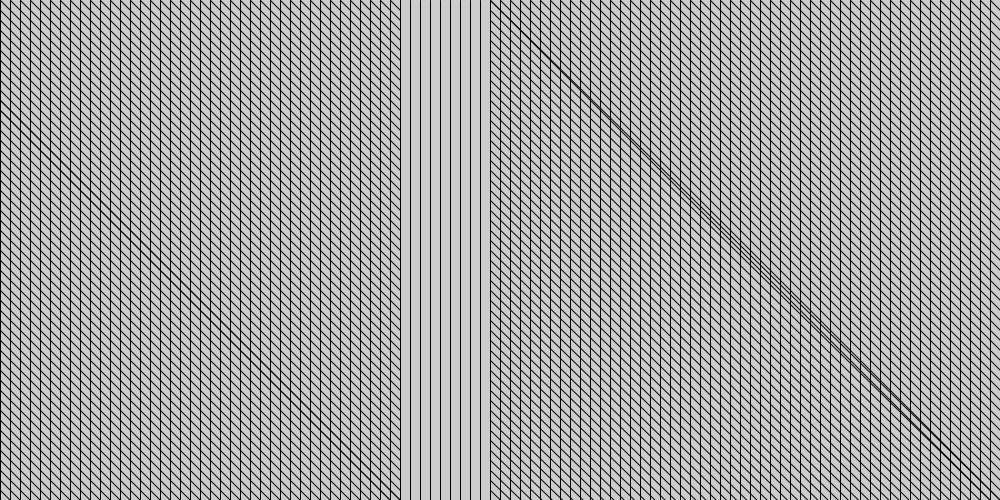
Frame 1 (no input)
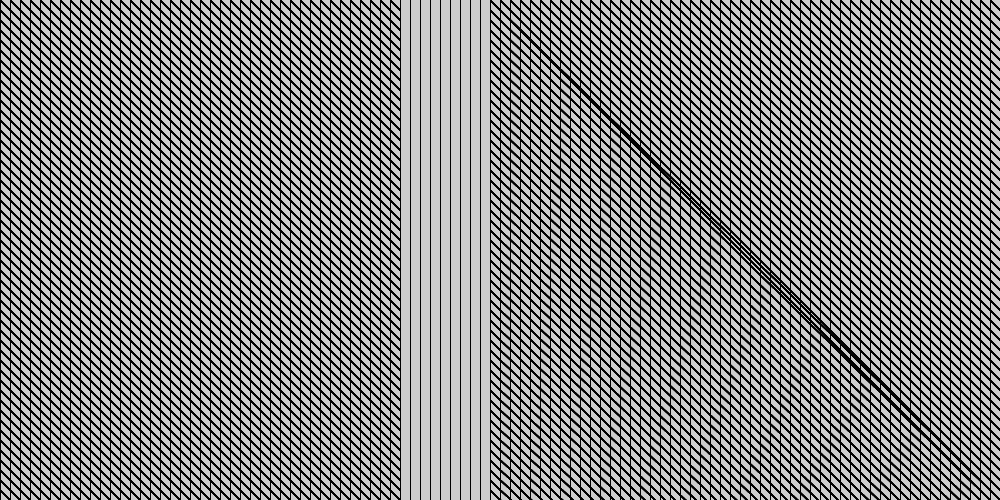
Frame 60 (the mouse pressed at the canvas centre just before this capture)
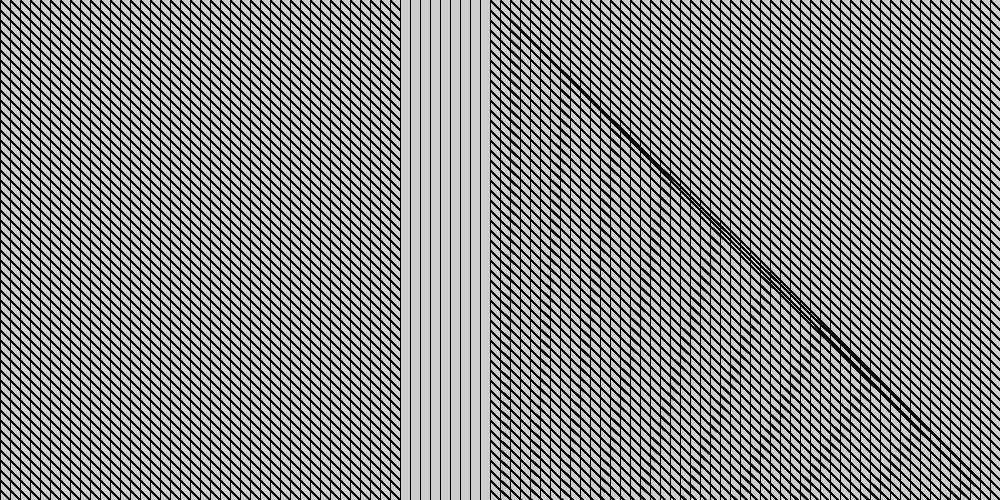
Frame 120 (the mouse held since frame 60 and released just before this capture)

The Processing sketch that drew these frames (run headless with seeded random() and noise(); from frame 60 on, the mouse is pressed at the canvas centre):

// Processing sketch: sketch_180302a
// ── sketch_180302a.pde
void setup(){
  size(1000,500);
}

void draw(){
  //Worked
  for(int i = 0; i <= 400;i += 10){
    line(i,0,i,500);
  }
  for(int i = 0;i <= 390; i += 10){
    line(0,490-i,10+i,500);
  }
   for(int i = 0;i <= 500; i += 10){
    line(390-i,0,400,10+i);
  }
  
  
  //Attempting
  for(int i = 400; i <= 1000;i += 10){
    line(i,0,i,500);
  }
  for(int i = 0;i <= 990; i += 10){
    line(490,990-i,520+i,1000);
  }
   for(int i = 0;i <= 500; i += 10){
    line(990-i,0,1000,10+i);
  }
  
}
